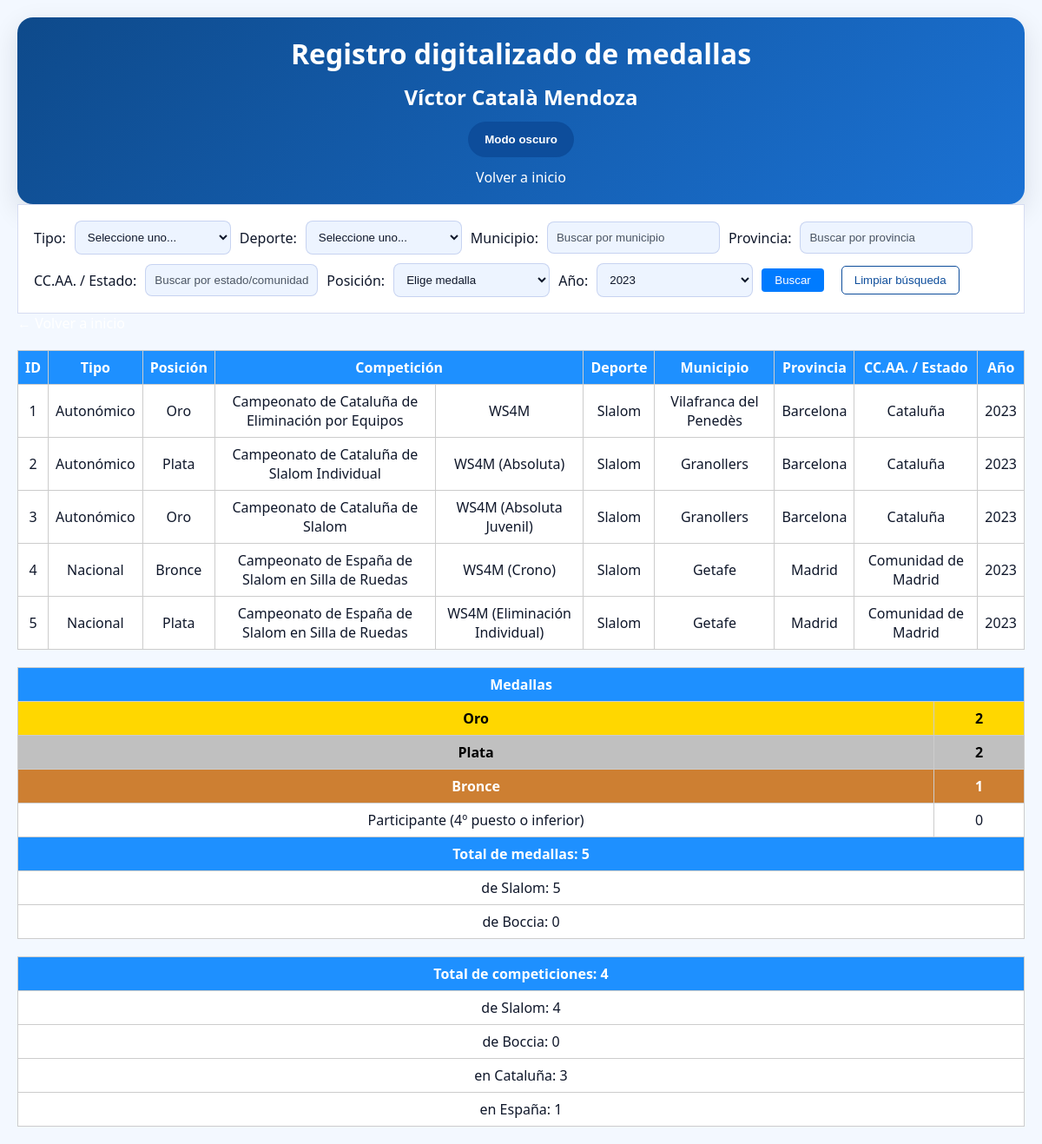
/medallero.php?year=2023, run on the app's committed database.
### tables this page shows
CREATE TABLE medallas (
    id INT AUTO_INCREMENT PRIMARY KEY,
    tipo ENUM('Autonómico', 'Nacional', 'Internacional'),
    competicion VARCHAR(255),
    deporte VARCHAR(100),
    posicion ENUM('Oro', 'Plata', 'Bronce', 'Participante'),
    division VARCHAR(100) NULL,
    lugar VARCHAR(100),
    provincia VARCHAR(100),
    comunidad VARCHAR(100),
    pais VARCHAR(100),
    year YEAR
);

### funciones.php (called while the page is built, shortened)
<?php
function iconoMedalla($posicion)
{
    switch ($posicion) {
        default:
            return ucfirst($posicion);
    }
}
?>

### medallero.php (the view, shortened to what this page needs)
<?php include 'conexion.php';
include 'funciones.php'; ?>
<!DOCTYPE html>
<html>
<head>
    <link rel="stylesheet" href="css/index.css">
</head>
<body>
    <header>
        <h1>Registro digitalizado de medallas</h1>
        <h2>Víctor Català Mendoza</h2>
        <button id="theme-toggle" type="button">Modo oscuro</button>
        <a href="index.php">Volver a inicio</a>
    </header>
    <form method="GET">
        Tipo:
        <select name="tipo">
            <option value="">Seleccione uno...</option>
        </select>
        Deporte:
        <select name="deporte">
            <option value="">Seleccione uno...</option>
        </select>
        Municipio:
        <input type="text" name="lugar" id="municipio" placeholder="Buscar por municipio">
        Provincia:
        <input type="text" name="provincia" id="provincia" placeholder="Buscar por provincia">
        CC.AA. / Estado:
        <input type="text" name="comunidad" id="comunidad" placeholder="Buscar por estado/comunidad autónoma">
        Posición:
        <select name="posicion">
            <option value="">Elige medalla</option>
        </select>
        Año:
        <select name="year">
            <?php
            $year_inicio = 2023;
            $year_actual = date('Y');
            for ($i = $year_inicio; $i <= $year_actual; $i++) {
                $seleccionado = ($_GET['year'] ?? '') == $i ? 'selected' : '';
                echo "<option value=\"$i\" $seleccionado>$i</option>";
            }
            ?>
        </select>
        <input type="submit" value="Buscar">
        <button type="button" id="limpiar-filtros">Limpiar búsqueda</button>
    </form>
    <a href="index.php">&larr; Volver a inicio</a>
    <?php
    $year = $_GET['year'] ?? '';
    $where = " WHERE 1=1";
    if (!empty($year)) {
        $where .= " AND year = " . intval($year);
    }
    $whereCompeticionesSlalom = " WHERE 1=1";
    if (!empty($year)) {
        $whereCompeticionesSlalom .= " AND year = " . intval($year);
    }
    $whereCompeticionesBoccia = " WHERE deporte = 'Boccia'";
    if (!empty($year)) {
        $whereCompeticionesBoccia .= " AND year = " . intval($year);
    }
    $sql = "SELECT * FROM medallas" . $where;
    $sqlResumenSlalom = "SELECT
        SUM(CASE WHEN LOWER(posicion) = 'oro' THEN 1 ELSE 0 END) AS oro,
        SUM(CASE WHEN LOWER(posicion) = 'plata' THEN 1 ELSE 0 END) AS plata,
        SUM(CASE WHEN LOWER(posicion) = 'bronce' THEN 1 ELSE 0 END) AS bronce
    FROM medallas" . $where . " AND LOWER(deporte) LIKE '%slalom%' AND LOWER(posicion) IN ('oro', 'plata', 'bronce')";
    $sqlResumenBoccia = "SELECT
        SUM(CASE WHEN LOWER(posicion) = 'oro' THEN 1 ELSE 0 END) AS oro,
        SUM(CASE WHEN LOWER(posicion) = 'plata' THEN 1 ELSE 0 END) AS plata,
        SUM(CASE WHEN LOWER(posicion) = 'bronce' THEN 1 ELSE 0 END) AS bronce
    FROM medallas" . $where . " AND LOWER(deporte) LIKE '%boccia%' AND LOWER(posicion) IN ('oro', 'plata', 'bronce')";
    $sqlResumen = "SELECT
        SUM(posicion = 'oro') AS oro,
        SUM(posicion = 'plata') AS plata,
        SUM(posicion = 'bronce') AS bronce,
        SUM(posicion IN ('participante')) AS total_participantes,
        SUM(posicion IN ('oro', 'plata', 'bronce')) AS total_medallas,
        (SELECT COUNT(DISTINCT competicion) FROM competiciones_slalom" . $whereCompeticionesSlalom . " AND posicion IN ('oro', 'plata', 'bronce', 'participante')) AS total_competiciones_slalom,
        (SELECT COUNT(DISTINCT competicion) FROM medallas" . $whereCompeticionesBoccia . " AND posicion IN ('oro', 'plata', 'bronce', 'participante')) AS total_competiciones_boccia,
        (SELECT COUNT(DISTINCT competicion) FROM competiciones_slalom" . $whereCompeticionesSlalom . " AND tipo = 'autonomico' AND posicion IN ('oro', 'plata', 'bronce', 'participante')) AS total_catalunya_slalom,
        (SELECT COUNT(DISTINCT competicion) FROM medallas" . $whereCompeticionesBoccia . " AND tipo = 'autonomico' AND posicion IN ('oro', 'plata', 'bronce', 'participante')) AS total_catalunya_boccia,
        (SELECT COUNT(DISTINCT competicion) FROM competiciones_slalom" . $whereCompeticionesSlalom . " AND tipo = 'nacional' AND posicion IN ('oro', 'plata', 'bronce', 'participante')) AS total_espanna_slalom,
        (SELECT COUNT(DISTINCT competicion) FROM medallas" . $whereCompeticionesBoccia . " AND tipo = 'nacional' AND posicion IN ('oro', 'plata', 'bronce', 'participante')) AS total_espanna_boccia,
        COUNT(*) AS total_registros
    FROM medallas" . $where . " AND posicion IN ('oro', 'plata', 'bronce', 'participante')";
    $resultado = $conexion->query($sql);
    if ($resultado->num_rows > 0): ?>
        <table>
            <tr>
                <th>ID</th>
                <th>Tipo</th>
                <th>Posición</th>
                <th colspan="2">Competición</th>
                <th>Deporte</th>
                <th>Municipio</th>
                <th>Provincia</th>
                <th>CC.AA. / Estado</th>
                <th>Año</th>
            </tr>
            <?php while ($fila = $resultado->fetch_assoc()): ?>
                <tr>
                    <td><?php echo $fila['id']; ?></td>
                    <td><?php echo $fila['tipo']; ?></td>
                    <td class="<?php echo $fila['posicion']; ?>">
                        <?php echo iconoMedalla($fila['posicion']); ?>
                    </td>
                    <td><?php echo $fila['competicion']; ?></td>
                    <td><?php echo $fila['division']; ?></td>
                    <td><?php echo $fila['deporte']; ?></td>
                    <?php
                    if ($fila['lugar'] == $fila['provincia']) {
                        echo '<td colspan="2">' . $fila['lugar'] . '</td>';
                        echo '<td>' . $fila['comunidad'] . '</td>';
                    } elseif ($fila['provincia'] == $fila['comunidad']) {
                        echo '<td colspan="2">' . $fila['provincia'] . '</td>';
                    } else {
                        echo '<td>' . $fila['lugar'] . '</td>';
                        echo '<td>' . $fila['provincia'] . '</td>';
                        echo '<td>' . $fila['comunidad'] . '</td>';
                    }
                    ?>
                    <td><?php echo $fila['year']; ?></td>
                </tr>
            <?php endwhile; ?>
        </table>
    <?php else: ?>
        <p>No se han encontrado resultados</p>
    <?php endif; ?>
    <?php
    $resultado2 = $conexion->query($sqlResumen);
    $resumen = $resultado2 ? $resultado2->fetch_assoc() : null;
    $resultadoSlalom = $conexion->query($sqlResumenSlalom);
    $resumenSlalom = $resultadoSlalom ? $resultadoSlalom->fetch_assoc() : null;
    $resultadoBoccia = $conexion->query($sqlResumenBoccia);
    $resumenBoccia = $resultadoBoccia ? $resultadoBoccia->fetch_assoc() : null;
    if ($resumen):
        $total_competiciones_slalom = (int) $resumen['total_competiciones_slalom'];
        $total_competiciones_boccia = (int) $resumen['total_competiciones_boccia'];
        $total_competiciones_deportes = $total_competiciones_slalom + $total_competiciones_boccia;
        ?>
        <table>
            <tr>
                <th colspan="2">Medallas</th>
            </tr>
            <tr>
                <th class=oro>Oro</th>
                <td class=oro><?php echo (int) $resumen['oro']; ?></td>
            </tr>
            <tr>
                <th class=plata>Plata</th>
                <td class=plata><?php echo (int) $resumen['plata']; ?></td>
            </tr>
            <tr>
                <th class=bronce>Bronce</th>
                <td class=bronce><?php echo (int) $resumen['bronce']; ?></td>
            </tr>
            <tr>
                <td>Participante (4º puesto o inferior)</td>
                <td><?php echo (int) $resumen['total_participantes']; ?></td>
            </tr>
            <tr>
                <th colspan="2">Total de medallas: <?php echo (int) $resumen['total_medallas']; ?></th>
            </tr>
            <tr>
                <td colspan="2">
                    de Slalom: <?php echo (int) (($resumenSlalom['oro'] ?? 0) + ($resumenSlalom['plata'] ?? 0) + ($resumenSlalom['bronce'] ?? 0)); ?>
                </td>
            </tr>
            <tr>
                <td colspan="2">
                    de Boccia: <?php echo (int) (($resumenBoccia['oro'] ?? 0) + ($resumenBoccia['plata'] ?? 0) + ($resumenBoccia['bronce'] ?? 0)); ?>
                </td>
            </tr>
        </table>
        <table>
            <tr>
                <th>Total de competiciones: <?php echo $total_competiciones_deportes; ?></th>
            </tr>
            <tr>
                <td>de Slalom: <?php echo $total_competiciones_slalom; ?></td>
            </tr>
            <tr>
                <td>de Boccia: <?php echo $total_competiciones_boccia; ?></td>
            </tr>
            <tr>
                <td>en Cataluña: <?php echo ((int) $resumen['total_catalunya_slalom'] + (int) $resumen['total_catalunya_boccia']); ?></td>
            </tr>
            <tr>
                <td>en España: <?php echo ((int) $resumen['total_espanna_slalom'] + (int) $resumen['total_espanna_boccia']); ?></td>
            </tr>
        </table>
    <?php else: ?>
        <p>No se han encontrado resultados</p>
    <?php endif; ?>
</body>
</html>

### css/index.css (style rules this page uses)
:root { --bg: #f3f8ff; --surface: #ffffff; --surface-soft: #edf4ff; --text: #0f172a; --muted: #4b5563; --border: rgba(30, 64, 175, 0.18); --accent: #0d4d9b; --accent-soft: #d6e6ff; --header-bg: #0e4a8b; --header-text: #ffffff; --table-header: #1e63c2; --table-row: #eff5ff; --table-alt: #dbe9ff; --button-bg: #0d4d9b; --button-text: #ffffff; --button-border: rgba(13, 77, 155, 0.34); }
* { box-sizing: border-box; padding: 0; margin: 0; }
html, body { min-height: 100%; }
body { font-family: 'Segoe UI', Tahoma, Geneva, Verdana, sans-serif; background-color: var(--bg); color: var(--text); margin: 20px; }
a { color: #ffffff; text-decoration: none; }
header { display: flex; flex-direction: column; align-items: center; justify-content: center; gap: 12px; text-align: center; padding: 20px; border-radius: 18px; background: linear-gradient(135deg, var(--header-bg), #1b72d4); color: var(--header-text); box-shadow: 0 10px 30px rgba(15, 23, 42, 0.12); }
header > * { margin: 0; }
#theme-toggle { padding: 12px 18px; background-color: var(--button-bg); color: var(--button-text); border: 1px solid var(--button-border); border-radius: 999px; cursor: pointer; font-weight: 600; transition: transform 0.2s ease, background-color 0.25s ease; }
form { background: var(--surface); padding: 18px; border: 1px solid var(--border); display: flex; flex-direction: row; flex-wrap: wrap; gap: 10px; align-items: center; }
form label, form > * { display: inline-flex; align-items: center; }
input[type="text"], input[type="date"], select, textarea { padding: 10px; border: 1px solid var(--border); border-radius: 8px; background-color: var(--surface-soft); color: var(--text); min-width: 180px; }
input[type="text"]::placeholder, input[type="date"]::placeholder, textarea::placeholder { color: var(--muted); }
input[type="submit"] { padding: 6px 15px; background-color: #007BFF; color: white; border: none; border-radius: 4px; cursor: pointer; }
#limpiar-filtros { background-color: transparent; color: var(--accent); border: 1px solid var(--accent); padding: 8px 14px; border-radius: 5px; cursor: pointer; margin-left: 10px; transition: background-color 0.3s ease, color 0.3s ease; }
table { width: 100%; border-collapse: collapse; margin-top: 20px; background: var(--surface); }
th, td { border: 1px solid #ccc; padding: 8px; text-align: center; }
th { background-color: dodgerblue; color: white; text-align: center; }
td.oro, th.oro { background-color: gold; color: black; font-weight: bold; }
td.plata, th.plata { background-color: silver; color: black; font-weight: bold; }
td.bronce, th.bronce { background-color: #cd7f32; color: white; font-weight: bold; }

### data on the page
medallas: id "1", tipo "Autonómico", posicion "Oro", competicion "Campeonato de Cataluña de Eliminación por Equipos", division "WS4M", deporte "Slalom", lugar "Vilafranca del Penedès", provincia "Barcelona", comunidad "Cataluña", year "2023"
medallas: id "2", tipo "Autonómico", posicion "Plata", competicion "Campeonato de Cataluña de Slalom Individual", division "WS4M (Absoluta)", deporte "Slalom", lugar "Granollers", provincia "Barcelona", comunidad "Cataluña", year "2023"
medallas: id "3", tipo "Autonómico", posicion "Oro", competicion "Campeonato de Cataluña de Slalom", division "WS4M (Absoluta Juvenil)", deporte "Slalom", lugar "Granollers", provincia "Barcelona", comunidad "Cataluña", year "2023"
medallas: id "4", tipo "Nacional", posicion "Bronce", competicion "Campeonato de España de Slalom en Silla de Ruedas", division "WS4M (Crono)", deporte "Slalom", lugar "Getafe", provincia "Madrid", comunidad "Comunidad de Madrid", year "2023"
medallas: id "5", tipo "Nacional", posicion "Plata", competicion "Campeonato de España de Slalom en Silla de Ruedas", division "WS4M (Eliminación Individual)", deporte "Slalom", lugar "Getafe", provincia "Madrid", comunidad "Comunidad de Madrid", year "2023"

### other printed values
$resumen['oro'] "2"
$resumen['plata'] "2"
$resumen['bronce'] "1"
$resumen['total_participantes'] "0"
$resumen['total_medallas'] "5"
$total_competiciones_deportes "4"
$total_competiciones_slalom "4"
$total_competiciones_boccia "0"
form field year "2023"
